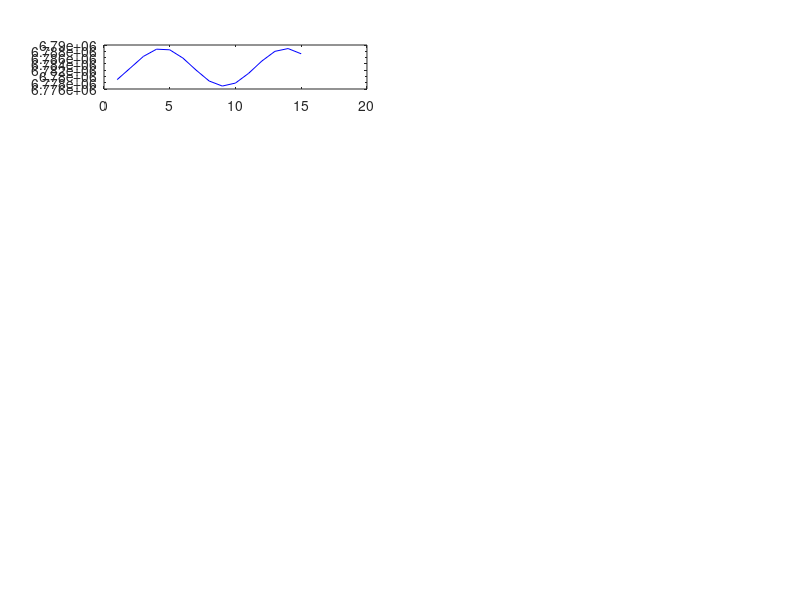

Recreate this plot in MATLAB. (Note: this script raises an error after producing the figure.)
clc;clear; 
% Plots are generated seperately
load('./data/all_OT_data60.mat');
load('./data/all_EnKF_data60.mat');
load('./data/real_states.mat');
OT_est = mean(OT_all_repeat,3);
EnKF_est = mean(EnKF_all_repeat,3);
OT_sig = 3*mean(OT_allsig_repeat,3);
EnKF_sig = 3*mean(EnKF_allsig_repeat,3);
n_obs = size(real_states,1);

ylimits = [6.60*10^6 7*10^6; -0.008 0.008; -0.008 0.006; 0.05 0.5; -0.5 -0.09; -4 8];
figure;
set(gcf,'position', [ 123    37   946   768]);

ylabels = {'${p_o}$(m)','${f_o}$','${g_o}$','${h_o}$','${k_o}$','${L_o}$(rad)'};
for i = 1:6
    ax1 = subplot(7,2,2*i-1);
    % Plot OT
    h1 = plot(1:n_obs,real_states(:,i),'b'); hold on;
    h1.LineWidth = 1;
    h2 = plot(1:n_obs,OT_est(:,i),'r'); hold on;
    h2.LineWidth = 1;
    h3 = plot(1:n_obs,OT_est(:,i)+OT_sig(:,i),'black--'); hold on;
    h3.LineWidth = 1; 
    h4 = plot(1:n_obs,OT_est(:,i)-OT_sig(:,i),'black--'); hold on;
    h4.LineWidth = 1;  
    ax = gca;
    ylabel(ylabels(i),'FontSize',18,'interpreter', 'latex','FontWeight','bold');
    ylim(ylimits(i,:));
    xlim([1 n_obs]);
    ax.XTick = 1:2:n_obs;
%     ax.FontWeight = 'bold';
    ax.FontSize = 12;
    if i ==6
        xlabel('Time points (days)','FontSize',18,'interpreter', 'latex','FontWeight','bold');
        ax.YTick = -4:4:8;
    end
    if i == 1
        title('OT (samples=60,repeat=10)','FontSize',18,'interpreter', 'latex','FontWeight','bold');
    end
    ax2 = subplot(7,2,2*i);
    % PLot EnKF
    h11 = plot(1:n_obs,real_states(:,i),'b'); hold on;
    h11.LineWidth = 1;
    h21 = plot(1:n_obs,EnKF_est(:,i),'r'); hold on;
    h21.LineWidth = 1;
    h31 = plot(1:n_obs,EnKF_est(:,i)+EnKF_sig(:,i),'black--'); hold on;
    h31.LineWidth = 1;
    h41 = plot(1:n_obs,EnKF_est(:,i)-EnKF_sig(:,i),'black--'); hold on;
    h41.LineWidth = 1;
    ax = gca;
        ylabel(ylabels(i),'FontSize',18,'interpreter', 'latex','FontWeight','bold');
    ylim(ylimits(i,:));
    xlim([1 n_obs]);
    ax.XTick = 1:2:n_obs;
%     ax.FontWeight = 'bold';
    ax.FontSize = 12;
    if i ==6
        xlabel('Time points (days)','FontSize',18,'interpreter', 'latex','FontWeight','bold');
        ax.YTick = -4:4:8;
    end
    if i == 1
        title('EnKF (samples=60,repeat=10)','FontSize',18,'interpreter', 'latex','FontWeight','bold');
    end
    linkaxes([ax1,ax2],'xy')
end
hL = subplot(7,2,13.5);
poshL = get(hL,'position');     % Getting its position
lgd = legend(hL,[h1;h2;h4],'True','Estimate','$\pm$ 3$\sigma$');
set(lgd,'position',poshL,'Orientation','horizontal','FontSize',18,'interpreter', 'latex','FontWeight','bold');      % Adjusting legend's position
axis(hL,'off');

% ax = gca;
% outerpos = ax.OuterPosition;
% ti = ax.TightInset; 
% left = outerpos(1) + ti(1);
% bottom = outerpos(2) + ti(2);
% ax_width = outerpos(3) - ti(1) - ti(3);
% ax_height = outerpos(4) - ti(2) - ti(4);
% ax.Position = [left bottom ax_width ax_height];
% box off

% get(gcf,'position')
fig = gcf;
fig.PaperPositionMode = 'auto';
fig_pos = fig.PaperPosition;
fig.PaperSize = [fig_pos(3) fig_pos(4)];
print(fig, '-dpdf', './Plots/plotconsist60.pdf');